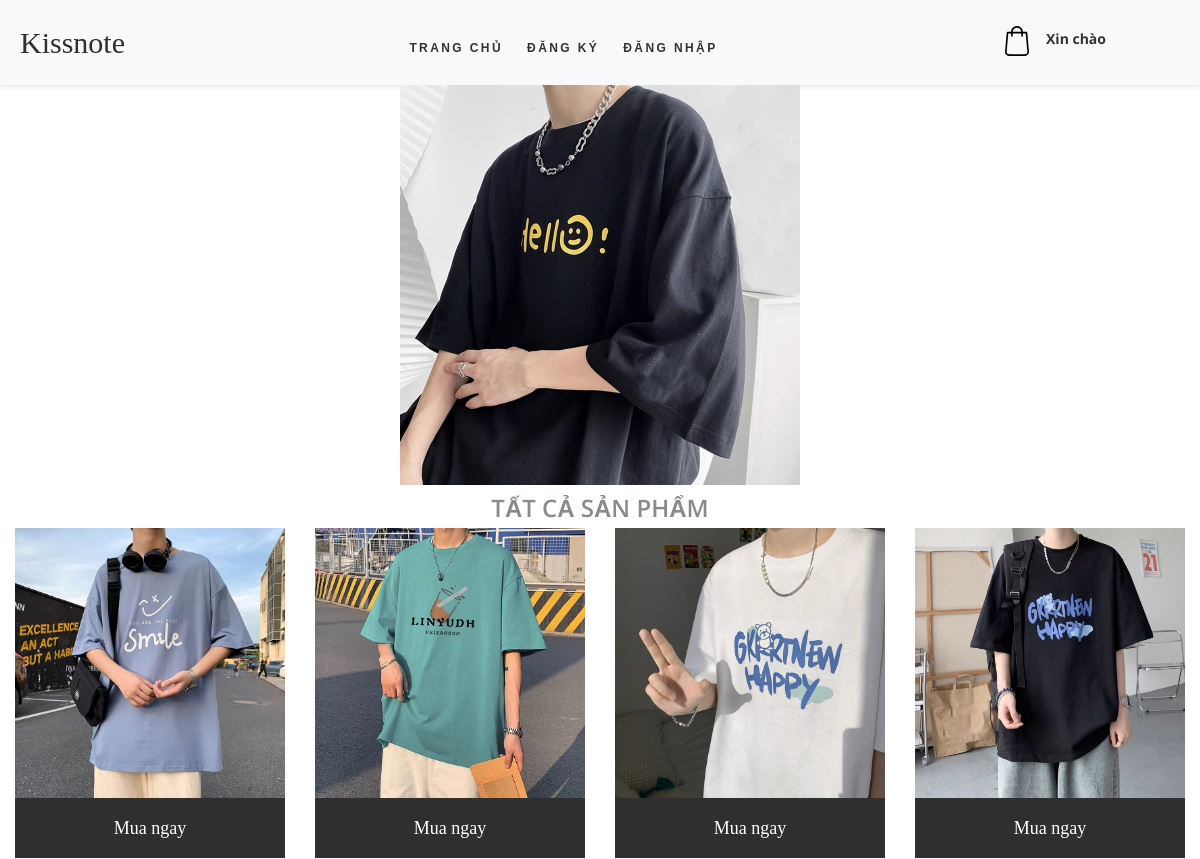
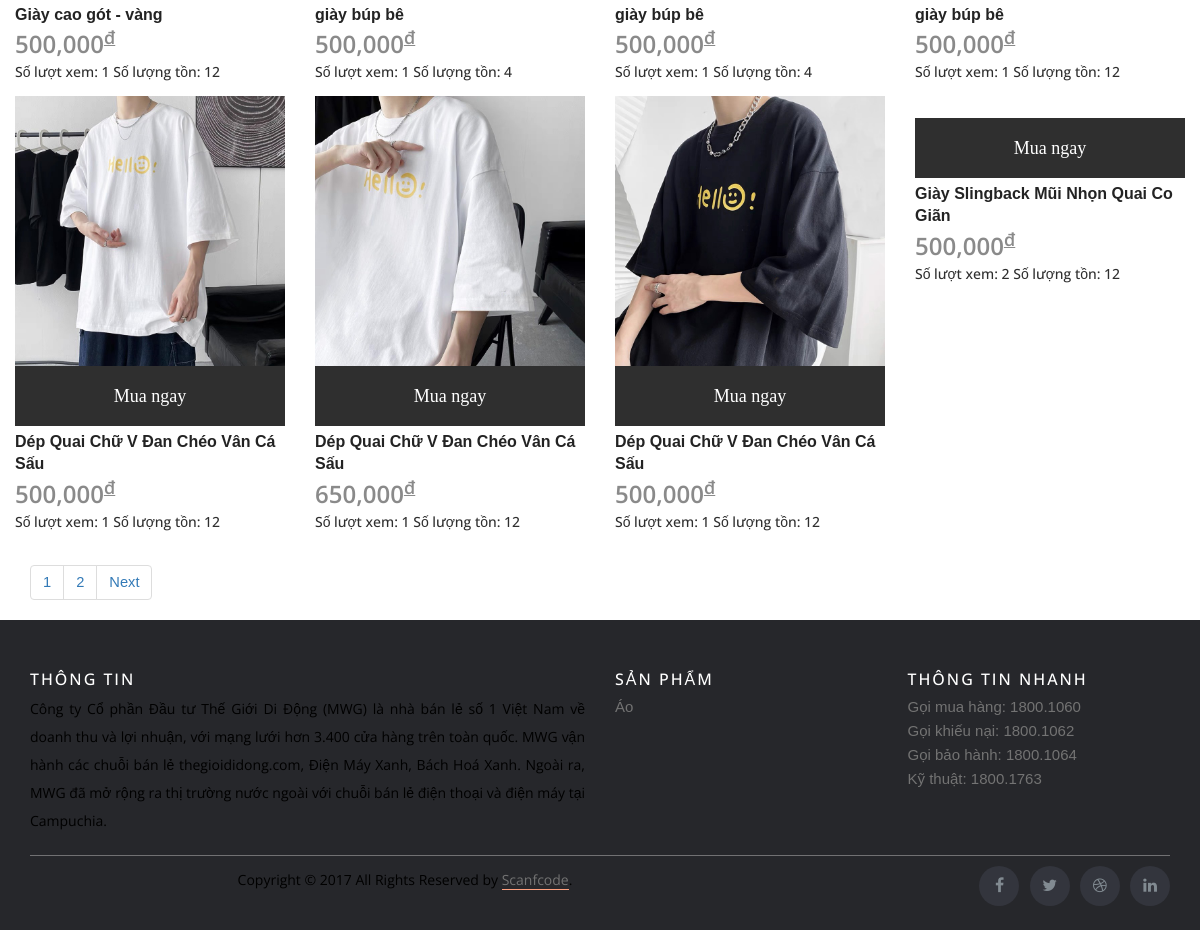
The app's page /index.php?action=sanpham with its own data (2 pictures, top to bottom).
### tables this page shows
CREATE TABLE `cthanghoa` (
  `idhanghoa` int(11) NOT NULL,
  `idmau` int(11) NOT NULL,
  `idsize` int(11) NOT NULL,
  `dongia` float NOT NULL,
  `soluongton` int(11) NOT NULL,
  `hinh` varchar(100) NOT NULL,
  `giamgia` float NOT NULL
);

CREATE TABLE `hanghoa` (
  `mahh` int(11) NOT NULL,
  `tenhh` varchar(60) NOT NULL,
  `maloai` int(11) NOT NULL,
  `dacbiet` bit(1) NOT NULL,
  `soluotxem` int(11) NOT NULL,
  `ngaylap` date NOT NULL,
  `mota` varchar(2000) NOT NULL
);

### Model/page.php (called while the page is built)
<?php
class Page{
    function findPage($count,$limit)
    {
        $page=(($count%$limit)==0?$count/$limit:ceil($count/$limit));
        return $page;
    }
    function  findStart($limit)
    {
        if(!isset($_GET['page'])||$_GET['page']==1)
        {
            $start=0;
        }
        else{
            $start=($_GET['page']-1)*$limit;
        }
        return $start;
    }
}
?>

### Model/connect.php (called while the page is built, shortened)
<?php
    class connect{
        var $db=null;
        function __construct(){
            $dsn='mysql:host=localhost;dbname=shopgiay';
            $user='root';
            $pass='';
            try {
                $this->db=new PDO($dsn,$user,$pass,array(PDO::MYSQL_ATTR_INIT_COMMAND=>'SET NAMES utf8'));
            } catch (\Throwable $th) {
                echo "Kết nối không thành công";
                echo $th;
            }
        }
        function getList($select){
            $result=$this->db->query($select);
            return $result;
        }
    }
?>

### Model/hanghoa.php (called while the page is built, shortened)
<?php
    class hanghoa{
        function getHangHoaAll(){
            $db=new connect();
            $select="select a.mahh,a.tenhh,a.soluotxem,b.hinh,b.dongia,c.mausac, b.giamgia
            from hanghoa a,cthanghoa b, mausac c
            WHERE a.mahh=b.idhanghoa AND b.idmau=c.idmau and giamgia=0 ORDER by a.mahh DESC ";
            $result=$db->getList($select);
            return $result;
        }
        function getHangHoaAllPage($start,$limit){
            $db=new connect();
            $select="select a.mahh,a.tenhh,a.soluotxem,b.soluongton,b.hinh,b.dongia,c.mausac
            from hanghoa a,cthanghoa b, mausac c
            WHERE a.mahh=b.idhanghoa AND b.idmau=c.idmau and b.giamgia=0 ORDER by a.mahh DESC limit ".$start.",".$limit;
            $result=$db->getList($select);
            return $result;
        }
    }
?>

### View/sanpham.php (the view, shortened to what this page needs)
  <?php
  include "quangcao.php";
  ?>
  <?php
    $hh=new hanghoa();
    $count=$hh->getHangHoaAll()->rowCount();
    $limit=8;
    $trang=new page();
    $page=$trang->findPage($count,$limit);
    $start=$trang->findStart($limit);
  ?>
 <?php
$ac = 1;
 ?>
  <section id="examples" class="text-center">
      <div class="row">
          <div class="col-lg-12 text-center">
             <?php
                if($ac==1)
                {
                    echo '<h3  class="product_price" >TẤT CẢ SẢN PHẨM </h3>';
                }
             ?>
          </div>
      </div>
      <div class="row">
        <?php
            $hh= new hanghoa();
            if($ac==1)
            {
                $result=$hh->getHangHoaAllPage($start,$limit);
            }
            while($set=$result->fetch()):
        ?>
              <a >
              <div class="col-lg-3 col-md-4 mb-3 text-left">
                  <div class="view overlay z-depth-1-half">
                      <img src="Content\imagetourdien\<?php echo $set['hinh'];?>" class="img-fluid" alt="">
                      <div class="promo_link"> <a href="index.php?action=sanpham&act=sanphamchitiet&id=<?php echo $set['mahh'];?>">Mua ngay</a></div>
                  </div>
                  <a href="">
                  <div class="product_name"><a>
                                <span><?php echo $set['tenhh']?></span></br></a></a></div>
                  <?php
                    if($ac==1){
                    echo ' <h5 class="product_price" >' .number_format($set['dongia']).'<sup><u>đ</u></sup></br>
                    </h5>';
                    }
                  ?>
                                <h5>Số lượt xem: <?php echo $set['soluotxem'];?> Số lượng tồn: <?php echo $set['soluongton'];?></h5>
              </div>
                </a>
            <?php
            endwhile;
            ?>
  <div class="col-lg-12 text-center">
				<ul class="pagination">
                <?php
                $current_page=isset($_GET['page'])?$_GET['page']:1;
                    for($i=1;$i<=$page;$i++){
                    ?>
				    <li ><a href="index.php?action=sanpham&page=<?php echo $i;?>"><?php echo $i; ?></a></li>
				   <?php
                    }
                    if($current_page<$page && $page>1)
                {
                    echo '<li ><a href="index.php?action=sanpham&page='.($current_page+1).'">Next</a></li>';
                }
                   ?>
				</ul>
</div>

### index.php (shortened to what this page needs)
<!DOCTYPE html>
<html lang="en">
<head>
    <link rel="stylesheet" href="node_modules/bootstrap/dist/css/bootstrap.min.css">
    <link rel="stylesheet" href="https://maxcdn.bootstrapcdn.com/bootstrap/3.3.7/css/bootstrap.min.css">
    <link rel="stylesheet" href="https://use.fontawesome.com/releases/v5.7.0/css/all.css"
>
    <link rel="stylesheet" href="https://cdnjs.cloudflare.com/ajax/libs/font-awesome/4.7.0/css/font-awesome.min.css">
    <link href="//maxcdn.bootstrapcdn.com/bootstrap/4.1.1/css/bootstrap.min.css" rel="stylesheet" id="bootstrap-css">
    <link rel="stylesheet" type="text/css" href="styles/bootstrap4/bootstrap.min.css">
    <link href="plugins/font-awesome-4.7.0/css/font-awesome.min.css" rel="stylesheet" type="text/css">
    <link rel="stylesheet" type="text/css" href="plugins/OwlCarousel2-2.2.1/owl.carousel.css">
    <link rel="stylesheet" type="text/css" href="plugins/OwlCarousel2-2.2.1/owl.theme.default.css">
    <link rel="stylesheet" type="text/css" href="plugins/OwlCarousel2-2.2.1/animate.css">
    <link href="plugins/colorbox/colorbox.css" rel="stylesheet" type="text/css">
    <link rel="stylesheet" type="text/css" href="styles/main_styles.css">
    <link rel="stylesheet" type="text/css" href="styles/responsive.css">
    <link rel="stylesheet" type="text/css" href="styles/bootstrap4/bootstrap.min.css">
    <link href="plugins/font-awesome-4.7.0/css/font-awesome.min.css" rel="stylesheet" type="text/css">
    <link rel="stylesheet" type="text/css" href="styles/cart.css">
    <link rel="stylesheet" type="text/css" href="styles/cart_responsive.css">
    <link rel="stylesheet" type="text/css" href="styles/bootstrap4/bootstrap.min.css">
    <link href="plugins/font-awesome-4.7.0/css/font-awesome.min.css" rel="stylesheet" type="text/css">
    <link rel="stylesheet" type="text/css" href="styles/checkout.css">
    <link rel="stylesheet" type="text/css" href="styles/checkout_responsive.css">
    <link rel="stylesheet" type="text/css" href="styles/bootstrap4/bootstrap.min.css">
    <link href="plugins/font-awesome-4.7.0/css/font-awesome.min.css" rel="stylesheet" type="text/css">
    <link rel="stylesheet" type="text/css" href="styles/contact.css">
    <link rel="stylesheet" type="text/css" href="styles/contact_responsive.css">
    <link rel="stylesheet" type="text/css" href="styles/bootstrap4/bootstrap.min.css">
    <link href="plugins/font-awesome-4.7.0/css/font-awesome.min.css" rel="stylesheet" type="text/css">
    <link rel="stylesheet" type="text/css" href="styles/product.css">
    <link rel="stylesheet" type="text/css" href="styles/product_responsive.css">
    <link rel="stylesheet" type="text/css" href="Content/CSS/Tour.css" />
</head>
<body>
      <?php
      include_once "View/headder.php";
      ?>
      <div class="container">
          <div class="row">
              <?php
              $ctrl="home";
              if(isset($_GET['action']))
              {
                $ctrl=$_GET['action'];
              }
              include_once "Controller/$ctrl.php";
              ?>
    <?php
    include_once "View/footer.php";
    ?>
</body>
</html>

### View/headder.php (shortened to what this page needs)
<header class="row no-gutters ">
  <section class="col-12">
    <div class="header_inner d-flex flex-row align-items-center justify-content-between">
        <div class="logo"><a href="#">Kissnote</a></div>
        <nav class="main_nav">
            <ul>
                <li><a href="index.php?act=home_action">Trang Chủ</a></li>
                <?php if(!isset($_SESSION['makh'])) { ?>
                    <li><a href="index.php?action=dangky">Đăng Ký</a></li>
                    <li><a href="index.php?action=dangnhap">Đăng Nhập</a></li>
                <?php } else { ?>
                <?php } ?>
            </ul>
        </nav>
        <div class="header_content">
            <div class="shopping">
                <a href="index.php?action=giohang">
                    <img src="images/shopping-bag.svg" alt="Giỏ Hàng">
                </a>
                <a href="#">
                    <div class="avatar">
                        <?php if(isset($_SESSION['makh'])) { ?>
                            <p><?php echo $_SESSION['tenkh']; ?></p>
                        <?php } else { ?>
                            <p>Xin chào</p>
                        <?php } ?>
                    </div>
                </a>
            </div>
        </div>
    </div>
</section>
</header>

### Controller/sanpham.php (shortened to what this page needs)
<?php
    $act="sanpham";
    switch ($act) {
        case 'sanpham':
            include_once "./View/sanpham.php";
            break;
    }
?>

### View/quangcao.php
<div class="container">
      <div class="row text-center">
          <div class="col-12">
              <img src="Content/imagetourdien/14.jpg" height="400px" alt="" />
              <br>
          </div>
      </div>
  </div>

### View/footer.php
<footer class="site-footer">
        <div class="container">
            <div class="row">
                <div class="col-sm-12 col-md-6">
                    <h6>THÔNG TIN</h6>
                    <p class="text-justify">
                        Công ty Cổ phần Đầu tư Thế Giới Di Động (MWG) là nhà bán lẻ số 1 Việt Nam về doanh thu và lợi
                        nhuận, với mạng lưới hơn 3.400 cửa hàng trên toàn quốc. MWG vận hành các chuỗi bán lẻ
                        thegioididong.com, Điện Máy Xanh, Bách Hoá Xanh. Ngoài ra, MWG đã mở rộng ra thị trường nước
                        ngoài với chuỗi bán lẻ điện thoại và điện máy tại Campuchia.
                    </p>
                </div>
                <div class="col-xs-6 col-md-3">
                    <h6>SẢN PHẨM</h6>
                    <ul class="footer-links">
                        <li><a href="http://scanfcode.com/category/c-language/">Áo</a></li>
                    </ul>
                </div>
                <div class="col-xs-6 col-md-3">
                    <h6>THÔNG TIN NHANH</h6>
                    <ul class="footer-links">
                        <li><a href="http://scanfcode.com/about/">Gọi mua hàng: 1800.1060</a></li>
                        <li><a href="http://scanfcode.com/contact/">Gọi khiếu nại: 1800.1062</a></li>
                        <li><a href="http://scanfcode.com/contribute-at-scanfcode/">Gọi bảo hành: 1800.1064</a></li>
                        <li><a href="http://scanfcode.com/privacy-policy/">Kỹ thuật: 1800.1763</a></li>
                    </ul>
                </div>
            </div>
            <hr>
        </div>
        <div class="container">
            <div class="row">
                <div class="col-md-8 col-sm-6 col-xs-12">
                    <p class="copyright-text">Copyright &copy; 2017 All Rights Reserved by
                        <a href="#">Scanfcode</a>.
                    </p>
                </div>
                <div class="col-md-4 col-sm-6 col-xs-12">
                    <ul class="social-icons">
                        <li><a class="facebook" href="#"><i class="fa fa-facebook" aria-hidden="true"></i></a></li>
                        <li><a class="twitter" href="#"><i class="fa fa-twitter"></i></a></li>
                        <li><a class="dribbble" href="#"><i class="fa fa-dribbble"></i></a></li>
                        <li><a class="linkedin" href="#"><i class="fa fa-linkedin"></i></a></li>
                    </ul>
                </div>
            </div>
        </div>
    </footer>

### styles/main_styles.css (style rules this page uses)
* { margin: 0; padding: 0; -webkit-font-smoothing: antialiased; -webkit-text-shadow: rgba(0,0,0,.01) 0 0 1px; text-shadow: rgba(0,0,0,.01) 0 0 1px; }
body { font-family: 'Open Sans', sans-serif; font-size: 14px; font-weight: 400; background: #FFFFFF; color: #2f2f2f; }
div { display: block; position: relative; -webkit-box-sizing: border-box; -moz-box-sizing: border-box; box-sizing: border-box; }
ul { list-style: none; margin-bottom: 0px; }
p { font-family: 'Open Sans', sans-serif; font-size: 14px; line-height: 2; font-weight: 400; color: #929191; -webkit-font-smoothing: antialiased; -webkit-text-shadow: rgba(0,0,0,.01) 0 0 1px; text-shadow: rgba(0,0,0,.01) 0 0 1px; }
p a { display: inline; position: relative; color: inherit; border-bottom: solid 1px #ffa07f; -webkit-transition: all 200ms ease; -moz-transition: all 200ms ease; -ms-transition: all 200ms ease; -o-transition: all 200ms ease; transition: all 200ms ease; }
a, a:hover, a:visited, a:active, a:link { text-decoration: none; -webkit-font-smoothing: antialiased; -webkit-text-shadow: rgba(0,0,0,.01) 0 0 1px; text-shadow: rgba(0,0,0,.01) 0 0 1px; }
h3 { font-size: 24px; }
h5 { font-size: 14px; }
h1, h2, h3, h4, h5, h6 { font-family: 'Open Sans', sans-serif; -webkit-font-smoothing: antialiased; -webkit-text-shadow: rgba(0,0,0,.01) 0 0 1px; text-shadow: rgba(0,0,0,.01) 0 0 1px; }
section { display: block; position: relative; box-sizing: border-box; }
.header_inner { width: 100%; height: 100%; }
.logo a { font-family: 'Lucida', serif; font-size: 30px; color: #2f2f2f; }
.main_nav { padding-left: 252px; -webkit-transform: translateY(4px); -moz-transform: translateY(4px); -ms-transform: translateY(4px); -o-transform: translateY(4px); transform: translateY(4px); }
.main_nav ul li { display: inline-block; margin-right: 50px; }
.main_nav ul li:last-child { margin-right: 0; }
.main_nav ul li a { font-size: 12px; text-transform: uppercase; color: #2f2f2f; font-weight: 600; letter-spacing: 0.2em; -webkit-transition: all 200ms ease; -moz-transition: all 200ms ease; -ms-transition: all 200ms ease; -o-transition: all 200ms ease; transition: all 200ms ease; }
.shopping { display: inline-block; margin-left: 111px; padding-right: 161px; -webkit-transform: translateY(-2px); -moz-transform: translateY(-2px); -ms-transform: translateY(-2px); -o-transform: translateY(-2px); transform: translateY(-2px); }
.shopping a { display: inline-block; margin-right: 10px; }
.shopping a:last-child { margin-right: 0; }
.promo_link { width: 100%; height: 60px; background: #2f2f2f; text-align: center; -webkit-transition: all 200ms ease; -moz-transition: all 200ms ease; -ms-transition: all 200ms ease; -o-transition: all 200ms ease; transition: all 200ms ease; }
.promo_link a { display: block; font-family: 'Lucida', serif; font-size: 18px; color: #FFFFFF; line-height: 60px; -webkit-transition: all 200ms ease; -moz-transition: all 200ms ease; -ms-transition: all 200ms ease; -o-transition: all 200ms ease; transition: all 200ms ease; }
.product_name a { font-size: 16px; font-weight: 600; color: #232323; -webkit-transition: all 200ms ease; -moz-transition: all 200ms ease; -ms-transition: all 200ms ease; -o-transition: all 200ms ease; transition: all 200ms ease; }
.product_price { font-size: 24px; font-weight: 600; color: #8a8a8a; margin-top: 0px; }

### styles/responsive.css (style rules this page uses)
@media only screen and (max-width: 1600px) { .main_nav { padding-left: 100px; } }
@media only screen and (max-width: 1600px) { .shopping { padding-right: 100px; margin-left: 100px; } }
@media only screen and (max-width: 1440px) { .shopping { padding-right: 74px; margin-left: 60px; } }
@media only screen and (max-width: 1380px) { .main_nav { padding-left: 60px; } }
@media only screen and (max-width: 1380px) { .main_nav ul li { margin-right: 34px; } }

### styles/cart_responsive.css (style rules this page uses)
@media only screen and (max-width: 1600px) { .main_nav { padding-left: 100px; } }
@media only screen and (max-width: 1600px) { .shopping { padding-right: 100px; margin-left: 100px; } }
@media only screen and (max-width: 1440px) { .shopping { padding-right: 74px; margin-left: 60px; } }
@media only screen and (max-width: 1380px) { .main_nav { padding-left: 60px; } }
@media only screen and (max-width: 1380px) { .main_nav ul li { margin-right: 34px; } }

### records on screen
cthanghoa: hinh (picture), idhanghoa.tenhh "Giày cao gót - vàng", dongia "500,000", idhanghoa.soluotxem "1", soluongton "12"
cthanghoa: hinh (picture), idhanghoa.tenhh "giày búp bê", dongia "500,000", idhanghoa.soluotxem "1", soluongton "4"
cthanghoa: hinh (picture), idhanghoa.tenhh "giày búp bê", dongia "500,000", idhanghoa.soluotxem "1", soluongton "4"
cthanghoa: hinh (picture), idhanghoa.tenhh "giày búp bê", dongia "500,000", idhanghoa.soluotxem "1", soluongton "12"
cthanghoa: hinh (picture), idhanghoa.tenhh "Dép Quai Chữ V Đan Chéo Vân Cá Sấu", dongia "500,000", idhanghoa.soluotxem "1", soluongton "12"
cthanghoa: hinh (picture), idhanghoa.tenhh "Dép Quai Chữ V Đan Chéo Vân Cá Sấu", dongia "650,000", idhanghoa.soluotxem "1", soluongton "12"
cthanghoa: hinh (picture), idhanghoa.tenhh "Dép Quai Chữ V Đan Chéo Vân Cá Sấu", dongia "500,000", idhanghoa.soluotxem "1", soluongton "12"
cthanghoa: idhanghoa.tenhh "Giày Slingback Mũi Nhọn Quai Co Giãn", dongia "500,000", idhanghoa.soluotxem "2", soluongton "12"
